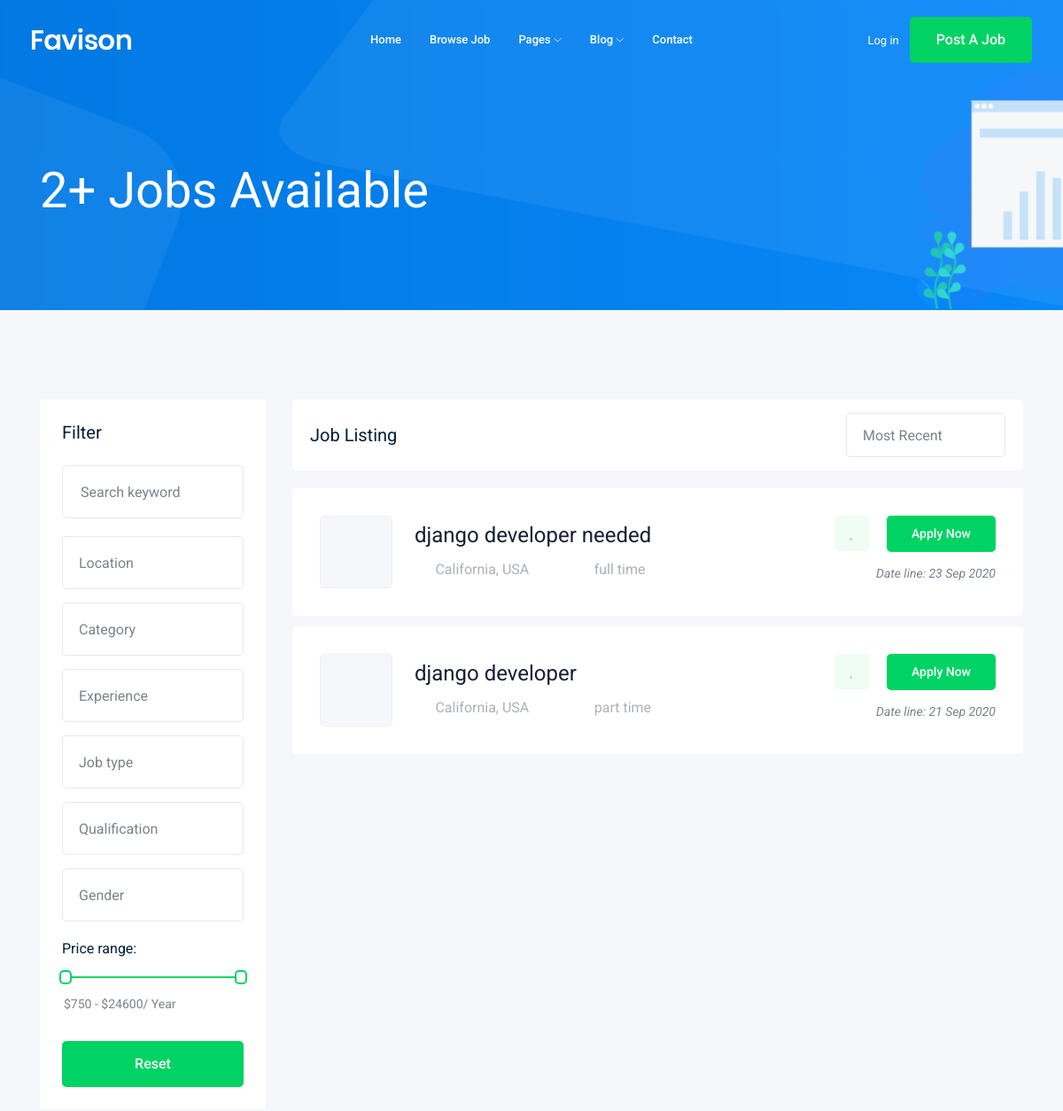
The page /jobs/ (upper part) on the database as committed earlier.
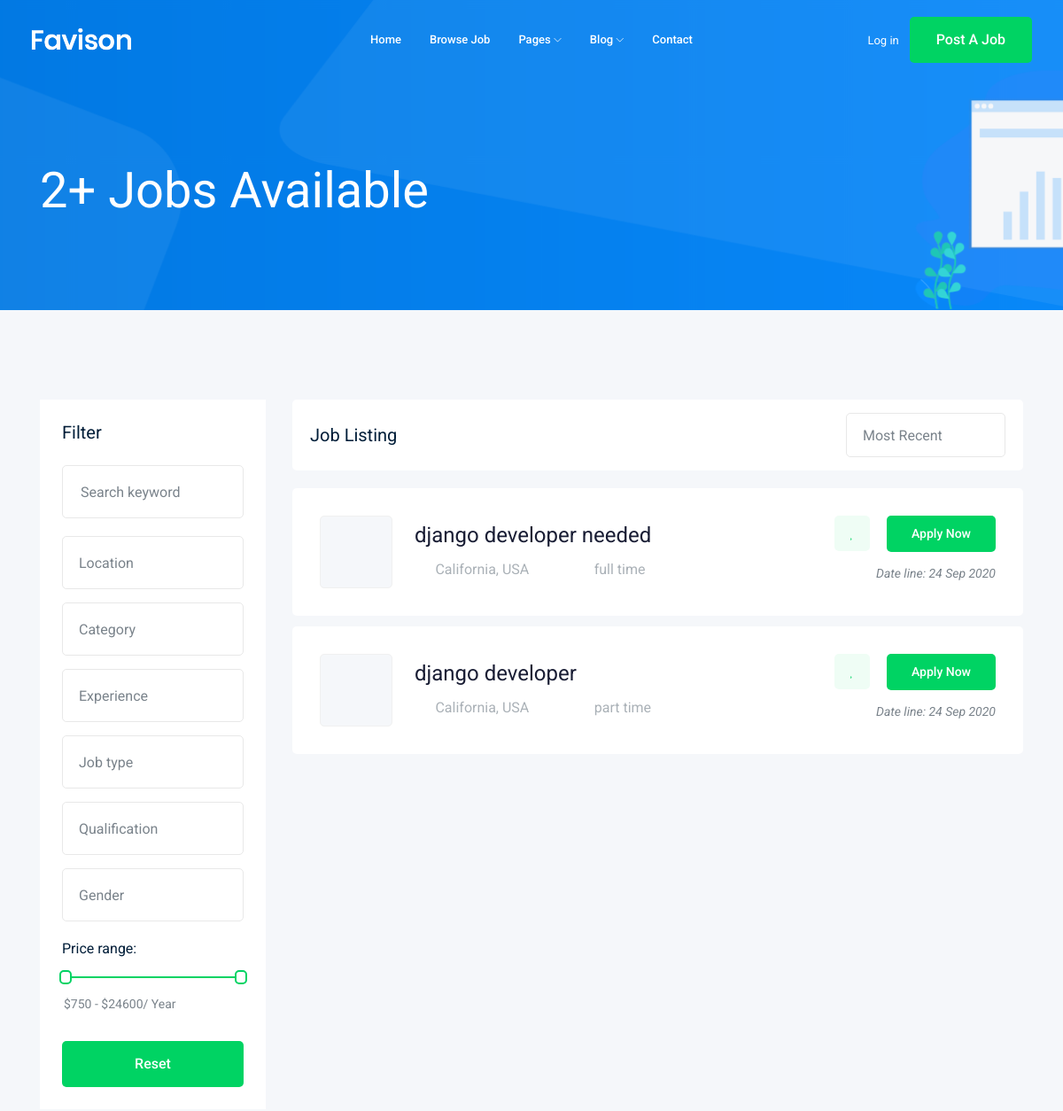
The same page on the database as committed later.
### job/models.py (models this page shows, shortened)
class job(models.Model):
    owner=models.ForeignKey(User, related_name='job_owner', on_delete=models.CASCADE)
    title=models.CharField(max_length=100)
    jobtype=models.CharField(max_length=20,choices=JOB_TYPE)
    description=models.TextField(max_length=1000)
    published_at=models.DateField(auto_now=True)
    vacancy=models.IntegerField(default=1)
    salary=models.IntegerField(default=0)
    experience=models.IntegerField(default=1)
    category=models.ForeignKey('Category',on_delete=models.CASCADE)
    image=models.ImageField(upload_to=image_upload)
    slug=models.SlugField(blank=True, null=True)
    def __str__(self):
        return self.title

### job/views.py (the view)
# urls.py: path('',views.job_list ,name='job_list'),
def job_list(request):
    job_list=job.objects.all()
    paginator=Paginator(job_list,3)
    page_number=request.GET.get('page')
    page_obj=paginator.get_page(page_number)
    context= {'jobs' : page_obj}
    return render(request,'job/job_list.html',context)

### job/templates/job/job_list.html (shortened to what the changed rows need)
  {% extends 'based.html' %}
  {% block body %}
      <div class="job_listing_area plus_padding">
      <div class="container">
          <div class="row">
              <div class="col-lg-9">
                  <div class="job_lists m-0">
                      <div class="row">
                          {% for job in jobs %}
                          <div class="col-lg-12 col-md-12">
                              <div class="single_jobs white-bg d-flex justify-content-between">
                                  <div class="jobs_left d-flex align-items-center">
                                      <div class="thumb">
                                      </div>
                                      <div class="jobs_conetent">
                                          <a href="{% url 'jobs:job_detail' job.slug %}"><h4> {{job}}</h4></a>
                                          <div class="links_locat d-flex align-items-center">
                                              <div class="location">
                                                  <p> <i class="fa fa-map-marker"></i> California, USA</p>
                                              </div>
                                              <div class="location">
                                                  <p> <i class="fa fa-clock-o"></i> {{job.jobtype}}</p>
                                              </div>
                                          </div>
                                      </div>
                                  </div>
                                  <div class="jobs_right">
                                      <div class="apply_now">
                                          <a class="heart_mark" href="#"> <i class="fa fa-heart"></i> </a>
                                          <a href="{% url 'jobs:job_detail' job.slug %}" class="boxed-btn3">Apply Now</a>
                                      </div>
                                      <div class="date">
                                          <p>Date line: {{job.published_at|date:'d M o' }}</p>
                                      </div>
                                  </div>
                              </div>
                          </div>
                          {%endfor%}
                      </div>
                  </div>
              </div>
          </div>
      </div>
      </div>
  {% endblock body %}

Rows that differ between the two databases and show on the page:
changed job "django developer needed": published_at "23 Sep 2020" → "24 Sep 2020"
changed job "django developer": published_at "21 Sep 2020" → "24 Sep 2020"
